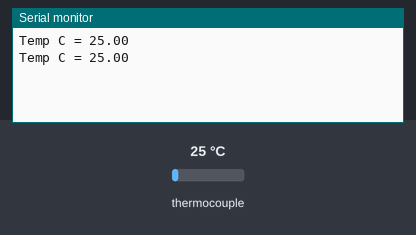
The sketch below on a simulated Arduino Uno, built with avr-gcc and run on an emulated ATmega328P. Shown: the last lines printed to the serial monitor. Inputs (shaded band) come from the test bench; at power-on: thermocouple 25 °C.

Above: at 1.8 s.
1.9 s: thermocouple set to 6 °C
At 2.8 s:
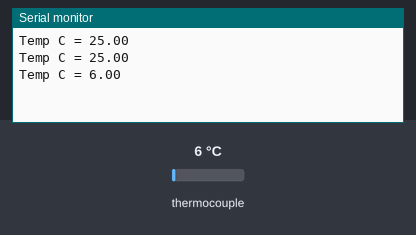
3.4 s: thermocouple set to 75 °C
At 4.4 s:
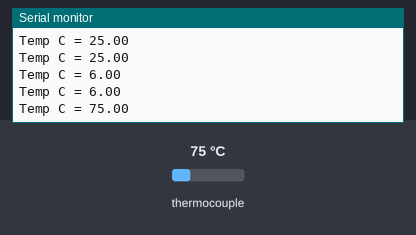
Timing chart, 0 to 6.4 s (numbered marks = the images above; inputs shaded):
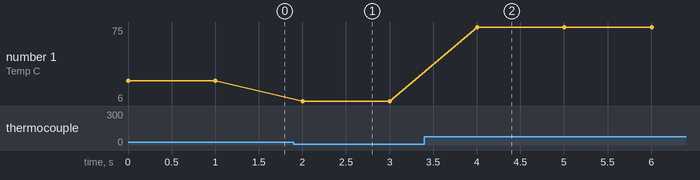

The sketch:

ST_Thermocouple.ino
```cpp
#include <Adafruit_MAX31856.h>

#define CS_PIN 10

Adafruit_MAX31856 maxthermo = Adafruit_MAX31856(CS_PIN);

void setup() {
  Serial.begin(9600);
  maxthermo.begin();
  maxthermo.setThermocoupleType(MAX31856_TCTYPE_K);
}

void loop() {
  Serial.print("Temp C = ");
  Serial.println(maxthermo.readThermocoupleTemperature());
  delay(1000);
}
```

Measured:
- after the input at 1.9 s, the serial monitor: prints a new line after 0.10 s (image 1)
- after the input at 3.4 s, the serial monitor: prints a new line after 0.60 s (image 2)
- plotted number 1: 25 → 6 after the input at 1.9 s, 6 → 75 after the input at 3.4 s
